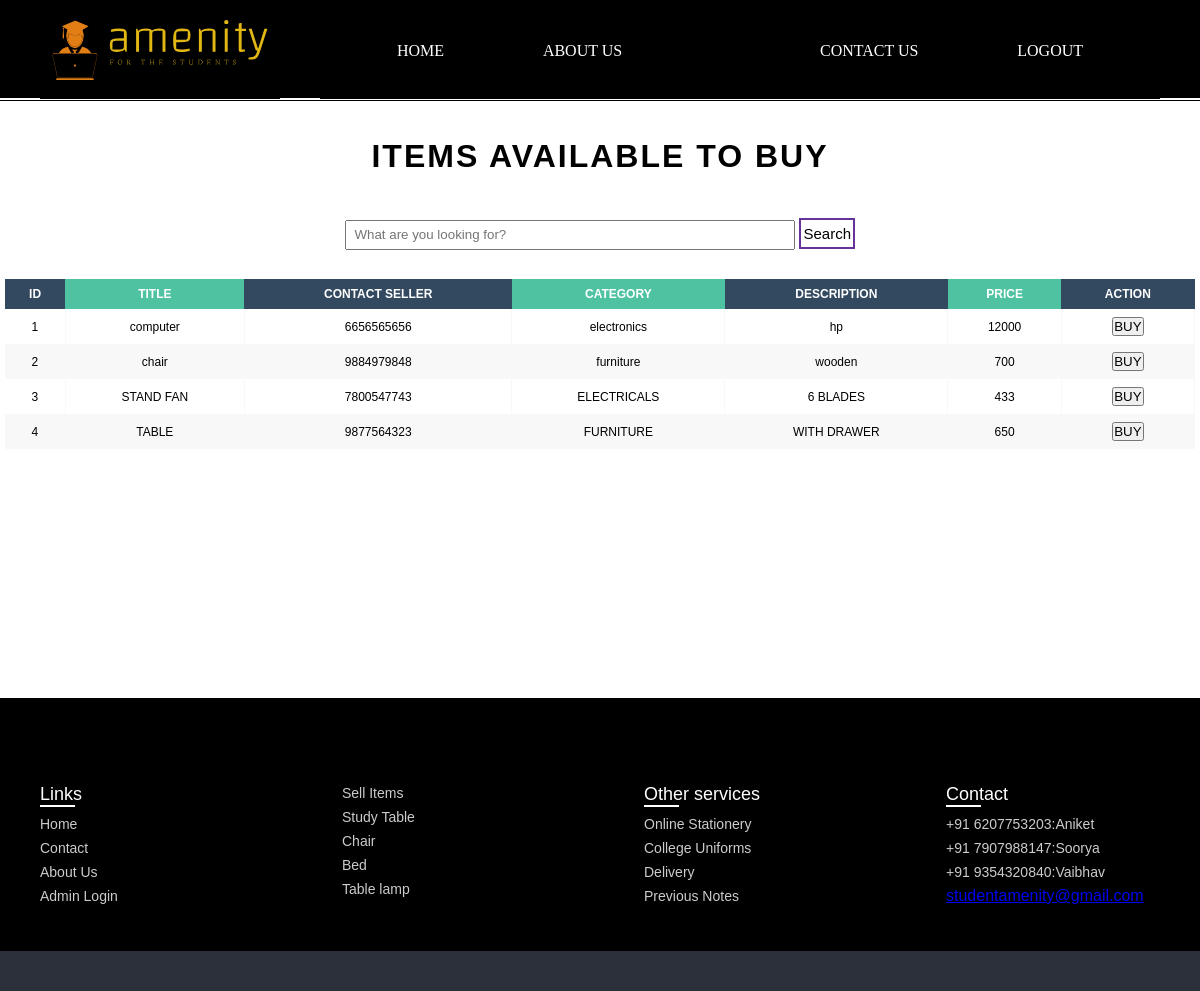
The app's page /buy.php with its own data.
### tables this page shows
CREATE TABLE `sell_items` (
  `product_id` int(100) NOT NULL,
  `product_cat` varchar(255) NOT NULL,
  `seller_contact` varchar(255) NOT NULL,
  `product_title` varchar(255) NOT NULL,
  `product_price` int(100) NOT NULL,
  `product_desc` text NOT NULL,
  `product_keywords` text NOT NULL
);

### buy.php (the view, shortened to what this page needs)
<?php
include("connection.php");
$db= $con;
$tableName="sell_items";
$columns= ['product_id', 'product_cat','seller_contact','product_title','product_price', 'product_desc','product_keywords'];
$fetchData = fetch_data($db, $tableName, $columns);
function fetch_data($db, $tableName, $columns){
 if(empty($db)){
  $msg= "Database connection error";
 }elseif (empty($columns) || !is_array($columns)) {
  $msg="columns Name must be defined in an indexed array";
 }elseif(empty($tableName)){
   $msg= "Table Name is empty";
}else{
$columnName = implode(", ", $columns);
$query = "SELECT ".$columnName." FROM $tableName"." ORDER BY product_id DESC";
$result = $db->query($query);
if($result== true){
 if ($result->num_rows > 0) {
    $row= mysqli_fetch_all($result, MYSQLI_ASSOC);
    $msg= $row;
 } else {
    $msg= "No Data Found";
 }
}else{
  $msg= mysqli_error($db);
}
}
return $msg;
}
?>
<!DOCTYPE html>
<html lang="en">
<head>
    <link rel="stylesheet" href="css/style.css">
    <link rel="stylesheet" href="css/footer.css">
    <link rel="stylesheet" href="css/table2.css">
    <link rel="stylesheet" href="css/slider.css">
    <link rel="stylesheet" href="https://cdnjs.cloudflare.com/ajax/libs/font-awesome/4.7.0/css/font-awesome.min.css">
</head>
<body>
    <body>
    <div class="container">
            <div class="container" id="one">
                <div id="logo1"><a href="welcome.php"><img src="imgss/newlogo.svg" alt=""></a></div>
            </div>
            <div class="container" id="two">
                <div class="item" id="item-1"><a class="item" style="text-decoration: none" href="welcome.php">HOME</a></div>
                <div class="item" id="item-2"><a class="item" style="text-decoration: none" href="about.php">ABOUT US</div>
                <div class="item" id="item-3"><a class="item" style="text-decoration: none" href="contact.php">CONTACT US</a></div>
                <div class="item" id="item-4"><a class="item" style="text-decoration: none" href="Signup.php">LOGOUT</a></div>
            </div>
        </div>
        <div class="content" style="width :100%;height: 600px;padding-top:100px;">
<div class="mid">
<h1 style="letter-spacing:2px;" > ITEMS AVAILABLE TO BUY      </h1>
<br><br>
<div class="search">
  <form class="form-inline" method="post" action="s.php">
  <input type="text" name="roll_no" class="searchTerm" placeholder="  What are you looking for?">
    <button type="submit" name="submit" class="btn btn-primary">Search</button>
  </form>
</div>
</div>
<br>
<div class="contaainer">
 <div class="row">
   <div class="col-sm-8">
    <div class="table-responsive" style="padding:5px">
    <table class="fl-table">
        <thead>
        <tr>
        <th>ID</th>
        <th>TITLE</th>
        <th>CONTACT SELLER</th>
        <th>CATEGORY</th>
        <th>DESCRIPTION</th>
         <th>PRICE</th>
         <th>ACTION</th>
        </tr>
        </thead>
        <tbody>
  <?php
      if(is_array($fetchData)){
      $sn=1;
      foreach($fetchData as $data){
    ?>
      <td><?php echo $sn??''; ?></td>
      <td><?php echo $data['product_title']??''; ?></td>
      <td><?php echo $data['seller_contact']??''; ?></td>
      <td><?php echo $data['product_cat']??''; ?></td>
      <td><?php echo $data['product_desc']??''; ?></td>
      <td><?php echo $data['product_price']??''; ?></td>
      <td><button class="buy_btn" onclick="buy(<?php echo $data['product_id'] ?>)"> BUY </button></td>
     <?php
      $sn++;}}?>
    </tbody>
     </table>
   </div>
</div>
</div>
</div>
</div>
        <footer>
            <div class="content">
                <div class="link-boxes">
                    <ul class="box">
                        <li class="link_name">Links</li>
                        <li><a href="index.php">Home</a></li>
                        <li><a href="contact.php">Contact</a></li>
                        <li><a href="#">About Us</a></li>
                        <li><a href="admin/admin.php">Admin Login</a></li>
                    </ul>
                    <ul class="box">
                        <li ><a href="login.php">Sell Items</a></li>
                        <li><a href="#">Study Table</a></li>
                        <li><a href="#">Chair</a></li>
                        <li><a href="#">Bed</a></li>
                        <li><a href="#">Table lamp</a></li>
                    </ul>
                    <ul class="box">
                        <li class="link_name">Other services</li>
                        <li><a href="#">Online Stationery</a></li>
                        <li><a href="#">College Uniforms</a></li>
                        <li><a href="#">Delivery</a></li>
                        <li><a href="#">Previous Notes</a></li>
                    </ul>
                    <ul class="box">
                        <li class="link_name">Contact</li>
                        <li><a href="#">+91 6207753203:Aniket</a></li>
                        <li><a href="#">+91 7907988147:Soorya</a></li>
                        <li><a href="#">+91 9354320840:Vaibhav</a></li>
                        <p><a href="mailto:someone@example.com">studentamenity@gmail.com</a></p>
                    </ul>
                </div>
            </div>
            <div class="bottom-details">
                <div class="bottom_text">
                </div>
            </div>
        </footer>
    </body>
</html>

### css/style.css (style rules this page uses)
* { margin: 0; padding: 0; }
.btn { padding: 5px 2px; margin: 7px 0; border: 2px solid rebeccapurple; border: radius 3px; font-size: 15px; background: none; cursor: pointer; }
.container { display: flex; justify-content: space-evenly; align-items: center; height: 98px; color: white; background-color: black; border-top: 2px solid black; cursor: pointer; }
.container a { font-size: 16px; color: white; text-decoration: none; }
.item { font-family: 'Rubik Beastly', cursive; margin: 2px; font-size: 2PX; padding: 9px; color: white; border-radius: 9px; }
#logo1 img { height: 60px; }
#one { width: 20%; border: none; display: flex; align-items: center; justify-content: center; }
#two { width: 70%; display: flex; align-items: center; justify-content: space-evenly; }

### css/footer.css (style rules this page uses)
footer { background: #000; width: 100%; height: auto; }
footer::before { content: ''; position: absolute; left: 0; top: 100px; height: 1px; width: 100%; background: #000; }
footer .content { max-width: 1250px; margin: auto; padding: 30px 40px 40px 40px; }
footer .content .link-boxes { width: 100%; display: flex; justify-content: space-between; }
footer .content .link-boxes .box { width: calc(100% / 5 - 10px); }
.content .link-boxes .box .link_name { color: #fff; font-size: 18px; font-weight: 400; margin-bottom: 10px; position: relative; }
.link-boxes .box .link_name::before { content: ''; position: absolute; left: 0; bottom: -2px; height: 2px; width: 35px; background: #fff; }
.content .link-boxes .box li { margin: 6px 0; list-style: none; }
.content .link-boxes .box li a { color: #fff; font-size: 14px; font-weight: 400; text-decoration: none; opacity: 0.8; transition: all 0.4s ease }
footer .bottom-details { width: 100%; background: #2c303a; }
footer .bottom-details .bottom_text { max-width: 1250px; margin: auto; padding: 20px 40px; display: flex; justify-content: space-between; }

### css/table2.css (style rules this page uses)
* { box-sizing: border-box; -webkit-box-sizing: border-box; -moz-box-sizing: border-box; }
body { font-family: Helvetica; -webkit-font-smoothing: antialiased; }
.fl-table { border-radius: 5px; font-size: 12px; font-weight: normal; border: none; border-collapse: collapse; width: 100%; max-width: 100%; white-space: nowrap; background-color: white; }
.fl-table td, .fl-table th { text-align: center; padding: 8px; }
.fl-table td { border-right: 1px solid #f8f8f8; font-size: 12px; }
.fl-table thead th { color: #ffffff; background: #4FC3A1; }
.fl-table thead th:nth-child(odd) { color: #ffffff; background: #324960; }

### buy.php (style rules this page uses)
.mid { width:100%; display:flex; justify-content:center; margin-top:-60px; align-items:center; flex-direction:column; }
.searchTerm { height:30px; width:450px; }

### records on screen
sell_items: product_title "computer", seller_contact "6656565656", product_cat "electronics", product_desc "hp", product_price "12000"
sell_items: product_title "chair", seller_contact "9884979848", product_cat "furniture", product_desc "wooden", product_price "700"
sell_items: product_title "STAND FAN", seller_contact "7800547743", product_cat "ELECTRICALS", product_desc "6 BLADES", product_price "433"
sell_items: product_title "TABLE", seller_contact "9877564323", product_cat "FURNITURE", product_desc "WITH DRAWER", product_price "650"
